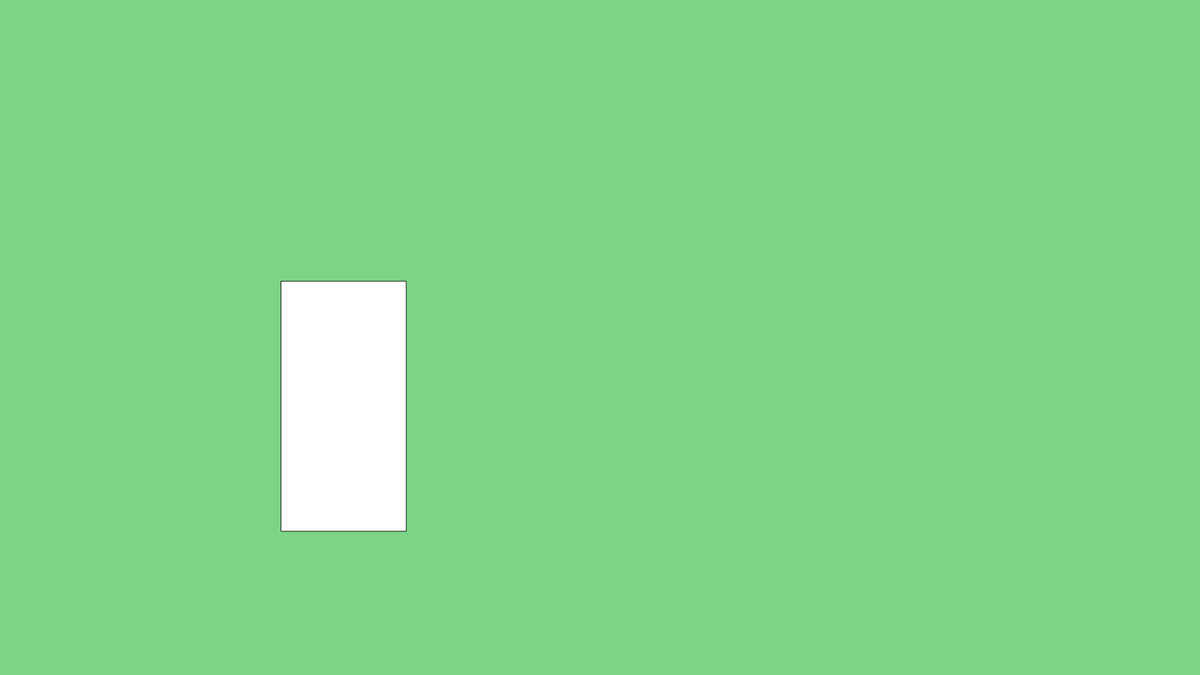
Frame 1 (no input)
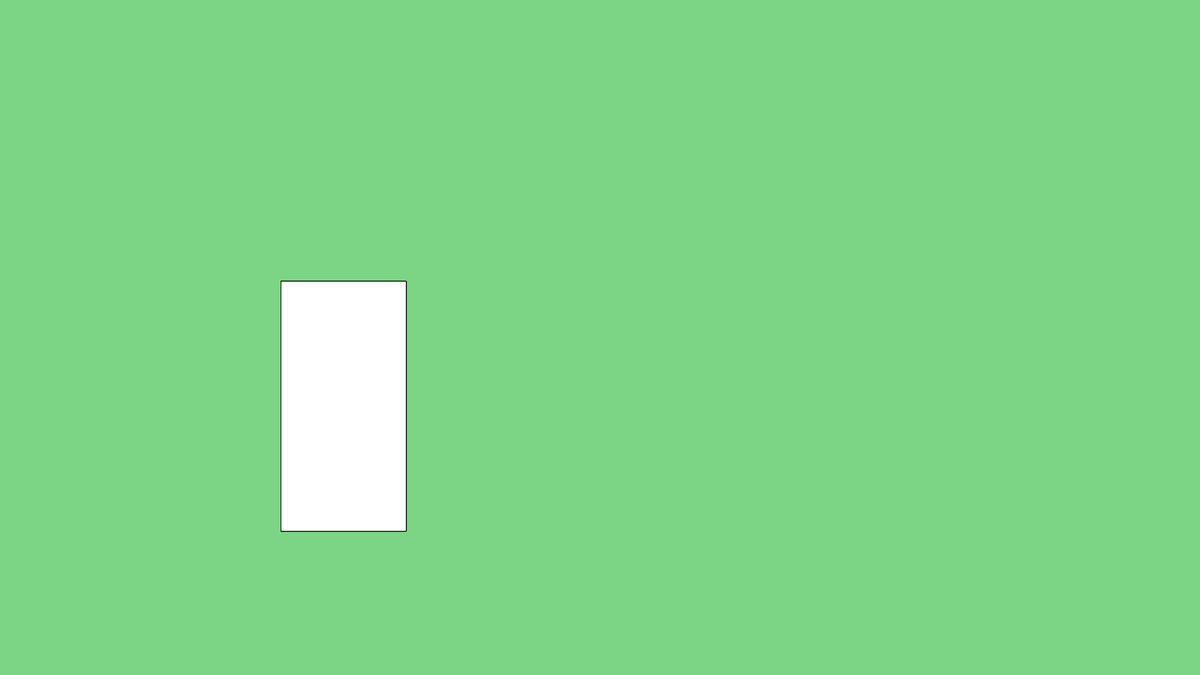
Frame 60 (no input)
Frame 120 (the mouse pressed at the canvas centre since frame 60): identical to frame 60, image omitted

The p5.js sketch that drew these frames (run headless with seeded random() and noise() and a simulated clock; from frame 60 on, the mouse is pressed at the canvas centre):

// p5.js sketch
// ── sketch.js
var img1

function setup() {
  // put setup code here
  createCanvas(1920,1080);
  background(123,213,132)
}

function draw() {
  rect(450,450,200,400)
}
